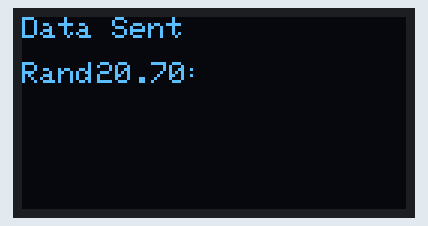
Recording of a sketch running on a simulated ESP32. Shown: 128×64 one-colour display. WiFi joins after 1.5 s; servers stay silent unless stated; random numbers use the default seed unless the sketch sets one; web services answer with replies made up by the test bench; what the sketch prints to the serial monitor is not drawn.

Above: at 2.3 s.
At 17.6 s:
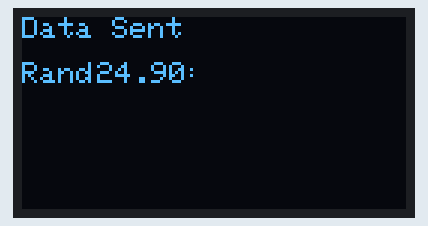
At 48.0 s:
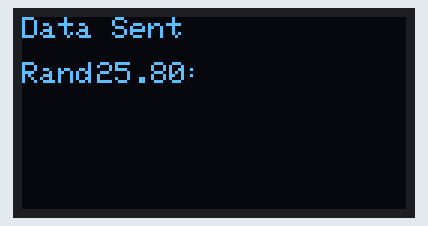
At 63.2 s:
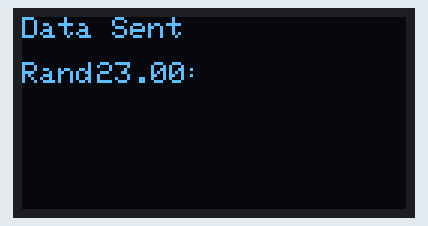
At 93.7 s:
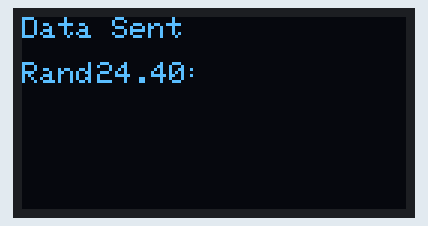
At 124.2 s:
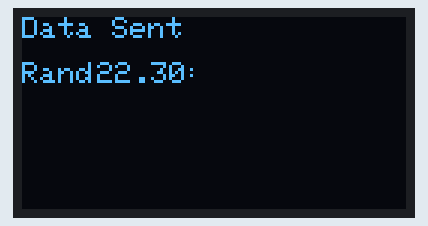

Measured:
- what the display in image 0 shows lasts 15.2 s, from 2.3 s to 17.5 s

The sketch:

Mission1_ThingSpeak.ino
```cpp
#include <Adafruit_SSD1306.h>
#include <WiFi.h>
#include <HTTPClient.h>

Adafruit_SSD1306 SSD1306(128, 64);

String packSize = "--";
String packet ;
String wifirssi;
float randfloat;

//WiFi Setting--------------------------------------------
char ssid[] = ""; //Edit your Wi-Fi name
char password[] = ""; //Edit your Wi-Fi password
String url = "http://api.thingspeak.com/update?api_key="; //Edit your API Key

void wifi(void) {
  Serial.println("Start connection");
  HTTPClient http;
  wifirssi = WiFi.RSSI();

  randfloat = random(200, 300)/10.0;

  String url1 = url + "&field1=" + randfloat + "&field2=" + wifirssi;
  Serial.println(url1);
  http.begin(url1);

  int httpCode = http.GET();
  if (httpCode == HTTP_CODE_OK)      {
    String payload = http.getString();
    Serial.print("Webpage Content=");
    Serial.println(payload);
  } else {
    Serial.println("Transmission Failed");
  }
  http.end();

  SSD1306.clearDisplay();
  SSD1306.setCursor(0, 0);
  SSD1306.print("Data Sent");
  SSD1306.setCursor(0, 15);
  SSD1306.print("Randfloat:");
  SSD1306.setCursor(25, 15);
  SSD1306.print(randfloat);


  SSD1306.display();
};

void setup(void) {
  Serial.begin(115200);
  SSD1306.begin(SSD1306_SWITCHCAPVCC, 0x3C);
  SSD1306.setRotation(2);
  SSD1306.setTextSize(1);
  SSD1306.setTextColor(SSD1306_WHITE, SSD1306_BLACK);
  SSD1306.invertDisplay(false);
  SSD1306.clearDisplay();
  SSD1306.display();
  WiFi.mode(WIFI_STA);
  WiFi.begin(ssid, password);
  while (WiFi.status() != WL_CONNECTED) {
    Serial.print(".");
    delay(1000);
  }
  Serial.println("WiFi Connected");
}


void loop(void) {
  wifi();
  delay(15000);
}
```
